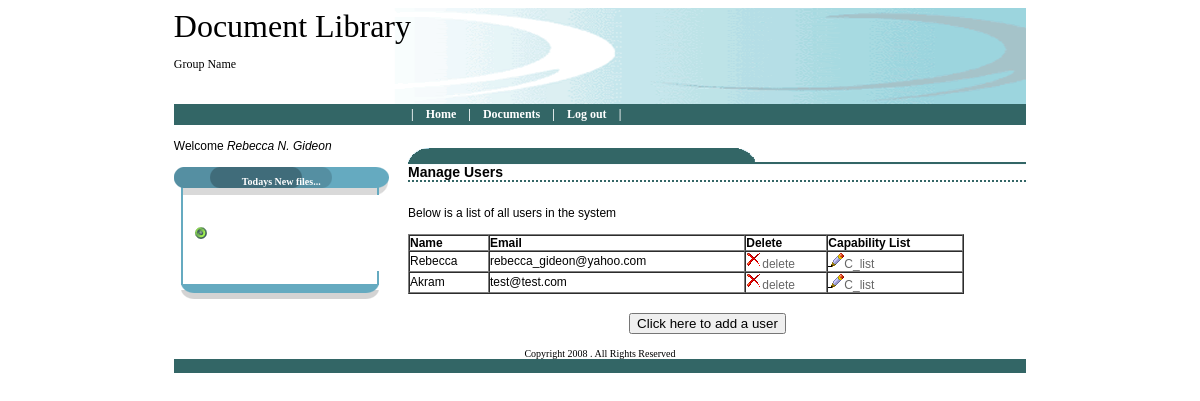
The page /Users.php (signed in) on the database its author committed.
### tables this page shows
CREATE TABLE `userdetails` (
  `UserID` varchar(50) NOT NULL,
  `FName` varchar(100) NOT NULL,
  `MName` varchar(100) default NULL,
  `LName` varchar(100) NOT NULL,
  `Telephone` varchar(100) default NULL,
  `Address` varchar(100) default NULL,
  `DOB` varchar(10) NOT NULL,
  `Email` varchar(100) NOT NULL,
  `Password` varchar(255) NOT NULL,
  `Country` varchar(100) default NULL,
  `State` varchar(100) default NULL,
  `City` varchar(100) default NULL,
  `RID` tinyint(10) NOT NULL default '0'
);

### Users.php (the view, shortened to what this page needs)
<?php require_once('Connections/conn.php'); ?>
<?php
if(isset($_SESSION['user_name']))
{
$query_users = "SELECT UserID , FName , Email FROM 6120project.userdetails u";
$users = mysql_query($query_users, $conn) or die(mysql_error());
$row_users = mysql_fetch_assoc($users);
?>
<!DOCTYPE html PUBLIC "-//W3C//DTD XHTML 1.0 Transitional//EN" "http://www.w3.org/TR/xhtml1/DTD/xhtml1-transitional.dtd">
<html xmlns="http://www.w3.org/1999/xhtml">
<head>
<link href="css/style.css" rel="stylesheet" type="text/css" />
</head>
<body>
<form action="" method="post" enctype="multipart/form-data" name="uploadform">
<table  width="72%" border="0" cellspacing="0" cellpadding="0"  align="center" >
<tr >
<td colspan="3" align="left" valign="top" style="background:url(image/top.gif);width:900px; height:96px;" ><FONT FACE="Tahoma" SIZE="6">
  Document Library</FONT><pre><FONT FACE="Tahoma">Group Name</FONT></pre></td>
  </tr>
  <tr bgcolor="#000000">
  <td align="center" valign="top" BGCOLOR="#336666">    </td>
  <td align="center" valign="top" BGCOLOR="#336666">&nbsp;</td>
  <td align="left" valign="top" BGCOLOR="#336666">
  <?php include('menu.php'); ?></td>
  </tr>
 <tr>
   <td width="215" rowspan="2" align="left" valign="top"><br /><?php include("sideadminmenu.php")?><br /></td>
   <td width="26" rowspan="2" align="left" valign="top">&nbsp;</td>
    <td width="751" align="left" valign="top"> <br /><h1><br />
    Manage Users</h1>
     <br />Below is a list of all users in the system<br /><br />
 <?php
	  echo "<table border='1' cellspacing='0' cellpadding='0' width='90%'>
						<tr>
						<td><b>Name</b></td>
						<td><b>Email</b></td>
						<td><b>Delete<b></td>
						<td><b>Capability List</b></td>";
						 echo "</tr>";
	  do {
       echo "<tr>";
       echo "<td>".$row_users['FName']."</td>" ;
       echo"<td>".$row_users['Email']."</td>" ;
       echo"<td><a href='user_delete.php?id=".$row_users['UserID']."'><img src='image/b_drop.png' width='16' height='16' border='0' /><font color='#666666'>delete</font></a></td>" ;
       echo"<td><a href='user_capability.php?id=".$row_users['UserID']."'><img src='image/b_edit.png' width='16' height='16' border='0' /><font color='#666666'>C_list</font></a></td>" ;
       echo "</tr>";
       } while ($row_users = mysql_fetch_assoc($users));
		echo "</table>"; ?>
</td>
  </tr>
 <tr>
   <td align="left" valign="top">&nbsp;</td>
 </tr>
 <tr>
    <td align="left" valign="top"></td>
    <td align="center" colspan="2" valign="top">
	<input type="submit" name="AddUser" id="AddUser" value="Click here to add a user" onclick="window.open('registerusers.php')"></td>
  </tr>
  <tr>
    <td align="left" valign="top">&nbsp;</td>
    <td align="left" valign="top"></td>
    <td align="left" valign="top"></td>
  </tr>
  <tr>
    <td colspan="3"><DIV ALIGN="CENTER"><FONT SIZE="1" FACE="Tahoma">Copyright 2008 . All Rights Reserved</FONT></DIV></td>
  </tr>
  <tr>
   <td colspan="3" BGCOLOR="#336666">&nbsp;</td>
   </tr>
</table></form>
</body>
</html>
<?php }else{  header("location:login.php"); }?>

### menu.php
<table><tr><td>
<font color="#FFFFFF" face="Tahoma" style="font-weight:bold; font-size:12px">|
 &nbsp;&nbsp;&nbsp;<a href="home.php">Home</a>&nbsp;&nbsp;&nbsp;
   |
&nbsp;&nbsp;&nbsp;<a href="documents.php?id=new">Documents</a>&nbsp;&nbsp;&nbsp;
|
  &nbsp;&nbsp;&nbsp;<a href="logout.php" onclick="window.close()">Log out</a>&nbsp;&nbsp;&nbsp; |</font>
  </td>
  </tr>
  </table>

### sideadminmenu.php (shortened to what this page needs)
<?php
	require_once('Connections/conn.php');
	$uid = $_SESSION['user_id'];
	$query_fileACL = "SELECT CONCAT(userdetails.FName,' ',userdetails.MName,'. ',userdetails.LName) AS  Names FROM userdetails
	WHERE userdetails.UserID = '".$uid."'";
	$fileACL = mysql_query($query_fileACL, $conn) or die(mysql_error());
	$row_fileACL = mysql_fetch_assoc($fileACL);
	$query_newfiles = "SELECT FName, DateUploaded FROM files  WHERE DateUploaded = '$date'";
	$newfiles = mysql_query($query_newfiles, $conn) or die(mysql_error());
	$row_newfiles = mysql_fetch_assoc($newfiles);
	if($_SESSION['role_id']=='0')
	{
		echo "Welcome <em>".$row_fileACL['Names']."</em><br><br>";
		echo "<font size='1'><table width='215' border='0' cellspacing='0' cellpadding='0'>
		<tr> <td colspan='2' height='28' background='image/menuup.gif'> <div align='center'><FONT COLOR='#FFFFFF' FACE='Tahoma'><b>
		Admin Tasks</b></FONT></div></td></tr> <tr> <td width='9' height='76' background='image/menuleft.gif'>&nbsp;</td><td width='194' height='76'>
		<img src='image/dot.gif'  /><a href='users.php' style='color:#000000'>Manage Users</a><br />
		<img src='image/dot.gif' /><a href='Documents.php' style='color:#000000'>Manage File ACL</a><br />
		<img src='image/dot.gif'  /><a target='_blank' href='../ldap/htdocs/index.php' style='color:#000000'>Connect to LDAP</a><br />
		<img src='image/dot.gif'  /><a href='managelogs.php' style='color:#000000'>Manage Logs</a><br />
		</td>
		</tr>
		<tr> <td colspan='2' height='28' background='image/menudown.gif'>&nbsp;</td></tr> </table></font>";
	}
	else
	{
		echo "Welcome <em>".$row_fileACL['Names']."</em><br><br>";
		echo "<font size='1'><table width='215' border='0' cellspacing='0' cellpadding='0'>
		<tr> <td colspan='2' height='28' background='image/menuup.gif'> <div align='center'><FONT COLOR='#FFFFFF' FACE='Tahoma'><b>
		Todays New files...</b></FONT></div></td></tr> <tr> <td width='9' height='76' background='image/menuleft.gif'>&nbsp;</td><td width='194' height='76'>";
	do {
        echo "<img src='image/dot.gif' >
		<a href='documents.php'><font color=#000000>".$row_newfiles['FName']."</font></a> <br>";
        } while ($row_newfiles = mysql_fetch_assoc($newfiles));
	echo"	</td>
			</tr>
			<tr> <td colspan='2' height='28' background='image/menudown.gif'>&nbsp;</td></tr> </table></font>";
}
?>

### css/style.css (style rules this page uses)
a:link { color: #FFFFFF; text-decoration: none }
body { font-family: "Arial", "Helvetica", "sans-serif"; font-size: 12px; }
h1 { background-image:url(../image/longmenu.gif); background-repeat: no-repeat; background-position: left top; font-size: 14px; font-weight:bold; border-bottom-width: 2px; border-bottom-style: dotted; border-bottom-color: #336666; }

### rows shown on the page
userdetails: FName "Rebecca", Email "rebecca_gideon@yahoo.com"
userdetails: FName "Akram", Email "test@test.com"

### other values the page prints
$row_fileACL['Names'] "Rebecca N. Gideon"
